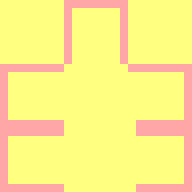

Below is a game level as drawn by its tile map, then a one-line description and the .tmx file that defines it, in full:
An orthogonal 24x24 tile map with 8x8 px tiles, 2 tile layers (background, walls) and 7 objects (6x Sign, Player).

<map version="1.2" tiledversion="1.2.4" orientation="orthogonal" renderorder="right-down" width="24" height="24" tilewidth="8" tileheight="8" infinite="0" nextlayerid="6" nextobjectid="16">
 <tileset firstgid="1" name="mall_test_tiles" tilewidth="8" tileheight="8" tilecount="5" columns="5">
  <image source="../sprites/mall_test_tiles.png" width="40" height="8" />
 </tileset>
 <objectgroup id="4" name="myobjects">
  <object id="7" name="Player" x="104" y="80" width="8" height="8" />
  <object id="9" name="Sign" x="72" y="80" width="8" height="8">
   <properties>
    <property name="spr_name" value="sml" />
    <property name="true_name" value="a" />
   </properties>
  </object>
  <object id="10" name="Sign" x="72" y="104" width="8" height="8">
   <properties>
    <property name="spr_name" value="sml" />
    <property name="true_name" value="c" />
   </properties>
  </object>
  <object id="11" name="Sign" x="120" y="104" width="8" height="8">
   <properties>
    <property name="spr_name" value="sml" />
    <property name="true_name" value="d" />
   </properties>
  </object>
  <object id="12" name="Sign" x="112" y="72" width="8" height="8">
   <properties>
    <property name="true_name" value="b" />
   </properties>
  </object>
  <object id="14" name="Sign" x="80" y="96" width="8" height="8">
   <properties>
    <property name="spr_name" value="sml" />
    <property name="true_name" value="e" />
   </properties>
  </object>
  <object id="15" name="Sign" x="96" y="96" width="8" height="8">
   <properties>
    <property name="spr_name" value="sml" />
    <property name="true_name" value="warpguy" />
   </properties>
  </object>
 </objectgroup>
 <layer id="2" name="background" width="24" height="24">
  <data encoding="csv">
1,1,1,1,1,1,1,1,1,1,1,1,1,1,1,1,1,1,1,1,1,1,1,1,
1,1,1,1,1,1,1,1,1,1,1,1,1,1,1,1,1,1,1,1,1,1,1,1,
1,1,1,1,1,1,1,1,1,1,1,1,1,1,1,1,1,1,1,1,1,1,1,1,
1,1,1,1,1,1,1,1,1,1,1,1,1,1,1,1,1,1,1,1,1,1,1,1,
1,1,1,1,1,1,1,1,1,1,1,1,1,1,1,1,1,1,1,1,1,1,1,1,
1,1,1,1,1,1,1,1,1,1,1,1,1,1,1,1,1,1,1,1,1,1,1,1,
1,1,1,1,1,1,1,1,1,1,1,1,1,1,1,1,1,1,1,1,1,1,1,1,
1,1,1,1,1,1,1,1,1,1,1,1,1,1,1,1,1,1,1,1,1,1,1,1,
1,1,1,1,1,1,1,1,1,1,1,1,1,1,1,1,1,1,1,1,1,1,1,1,
1,1,1,1,1,1,1,1,1,1,1,1,1,1,1,1,1,1,1,1,1,1,1,1,
1,1,1,1,1,1,1,1,1,1,1,1,1,1,1,1,1,1,1,1,1,1,1,1,
1,1,1,1,1,1,1,1,1,1,1,1,1,1,1,1,1,1,1,1,1,1,1,1,
1,1,1,1,1,1,1,1,1,1,1,1,1,1,1,1,1,1,1,1,1,1,1,1,
1,1,1,1,1,1,1,1,1,1,1,1,1,1,1,1,1,1,1,1,1,1,1,1,
1,1,1,1,1,1,1,1,1,1,1,1,1,1,1,1,1,1,1,1,1,1,1,1,
1,1,1,1,1,1,1,1,1,1,1,1,1,1,1,1,1,1,1,1,1,1,1,1,
1,1,1,1,1,1,1,1,1,1,1,1,1,1,1,1,1,1,1,1,1,1,1,1,
1,1,1,1,1,1,1,1,1,1,1,1,1,1,1,1,1,1,1,1,1,1,1,1,
1,1,1,1,1,1,1,1,1,1,1,1,1,1,1,1,1,1,1,1,1,1,1,1,
1,1,1,1,1,1,1,1,1,1,1,1,1,1,1,1,1,1,1,1,1,1,1,1,
1,1,1,1,1,1,1,1,1,1,1,1,1,1,1,1,1,1,1,1,1,1,1,1,
1,1,1,1,1,1,1,1,1,1,1,1,1,1,1,1,1,1,1,1,1,1,1,1,
1,1,1,1,1,1,1,1,1,1,1,1,1,1,1,1,1,1,1,1,1,1,1,1,
1,1,1,1,1,1,1,1,1,1,1,1,1,1,1,1,1,1,1,1,1,1,1,1
</data>
 </layer>
 <layer id="1" name="walls" width="24" height="24">
  <properties>
   <property name="collidable" type="bool" value="true" />
  </properties>
  <data encoding="csv">
0,0,0,0,0,0,0,0,2,2,2,2,2,2,2,2,0,0,0,0,0,0,0,0,
0,0,0,0,0,0,0,0,2,0,0,0,0,0,0,2,0,0,0,0,0,0,0,0,
0,0,0,0,0,0,0,0,2,0,0,0,0,0,0,2,0,0,0,0,0,0,0,0,
0,0,0,0,0,0,0,0,2,0,0,0,0,0,0,2,0,0,0,0,0,0,0,0,
0,0,0,0,0,0,0,0,2,0,0,0,0,0,0,2,0,0,0,0,0,0,0,0,
0,0,0,0,0,0,0,0,2,0,0,0,0,0,0,2,0,0,0,0,0,0,0,0,
0,0,0,0,0,0,0,0,2,0,0,0,0,0,0,2,0,0,0,0,0,0,0,0,
0,0,0,0,0,0,0,0,2,0,0,0,0,0,0,2,0,0,0,0,0,0,0,0,
2,2,2,2,2,2,2,2,0,0,0,0,0,0,0,0,2,2,2,2,2,2,2,2,
2,0,0,0,0,0,0,0,0,0,0,0,0,0,0,0,0,0,0,0,0,0,0,2,
2,0,0,0,0,0,0,0,0,0,0,0,0,0,0,0,0,0,0,0,0,0,0,2,
2,0,0,0,0,0,0,0,0,0,0,0,0,0,0,0,0,0,0,0,0,0,0,2,
2,0,0,0,0,0,0,0,0,0,0,0,0,0,0,0,0,0,0,0,0,0,0,2,
2,0,0,0,0,0,0,0,0,0,0,0,0,0,0,0,0,0,0,0,0,0,0,2,
2,0,0,0,0,0,0,0,0,0,0,0,0,0,0,0,0,0,0,0,0,0,0,2,
2,2,2,2,2,2,2,2,0,0,0,0,0,0,0,0,0,2,2,2,2,2,2,2,
2,2,2,2,2,2,2,2,0,0,0,0,0,0,0,0,0,2,2,2,2,2,2,2,
2,0,0,0,0,0,0,0,0,0,0,0,0,0,0,0,0,0,0,0,0,0,0,2,
2,0,0,0,0,0,0,0,0,0,0,0,0,0,0,0,0,0,0,0,0,0,0,2,
2,0,0,0,0,0,0,0,0,0,0,0,0,0,0,0,0,0,0,0,0,0,0,2,
2,0,0,0,0,0,0,0,0,0,0,0,0,0,0,0,0,0,0,0,0,0,0,2,
2,0,0,0,0,0,0,0,0,0,0,0,0,0,0,0,0,0,0,0,0,0,0,2,
2,0,0,0,0,0,0,0,0,0,0,0,0,0,0,0,0,0,0,0,0,0,0,2,
2,2,2,2,2,2,2,2,0,0,0,0,0,0,0,0,0,2,2,2,2,2,2,2
</data>
 </layer>
</map>